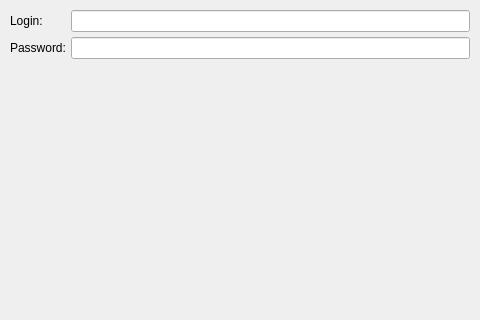
<?xml version="1.0" encoding="UTF-8"?>
<ui version="4.0">
 <class>PageAuth</class>
 <widget class="QWidget" name="PageAuth">
  <property name="geometry">
   <rect>
    <x>0</x>
    <y>0</y>
    <width>480</width>
    <height>320</height>
   </rect>
  </property>
  <property name="windowTitle">
   <string>Authentication</string>
  </property>
  <layout class="QVBoxLayout" name="verticalLayout">
   <item>
    <layout class="QFormLayout" name="formLayout">
     <item row="0" column="1">
      <widget class="QLineEdit" name="eLogin"/>
     </item>
     <item row="0" column="0">
      <widget class="QLabel" name="labLogin">
       <property name="text">
        <string>Login:</string>
       </property>
      </widget>
     </item>
     <item row="1" column="0">
      <widget class="QLabel" name="labPass">
       <property name="text">
        <string>Password:</string>
       </property>
      </widget>
     </item>
     <item row="1" column="1">
      <widget class="QLineEdit" name="ePass">
       <property name="echoMode">
        <enum>QLineEdit::Password</enum>
       </property>
      </widget>
     </item>
    </layout>
   </item>
   <item>
    <widget class="QLabel" name="labGetId">
     <property name="text">
      <string/>
     </property>
    </widget>
   </item>
   <item>
    <widget class="QLabel" name="labForget">
     <property name="text">
      <string/>
     </property>
    </widget>
   </item>
   <item>
    <spacer name="verticalSpacer">
     <property name="orientation">
      <enum>Qt::Vertical</enum>
     </property>
     <property name="sizeHint" stdset="0">
      <size>
       <width>20</width>
       <height>40</height>
      </size>
     </property>
    </spacer>
   </item>
  </layout>
 </widget>
 <layoutdefault spacing="5" margin="10"/>
 <resources/>
 <connections/>
</ui>
